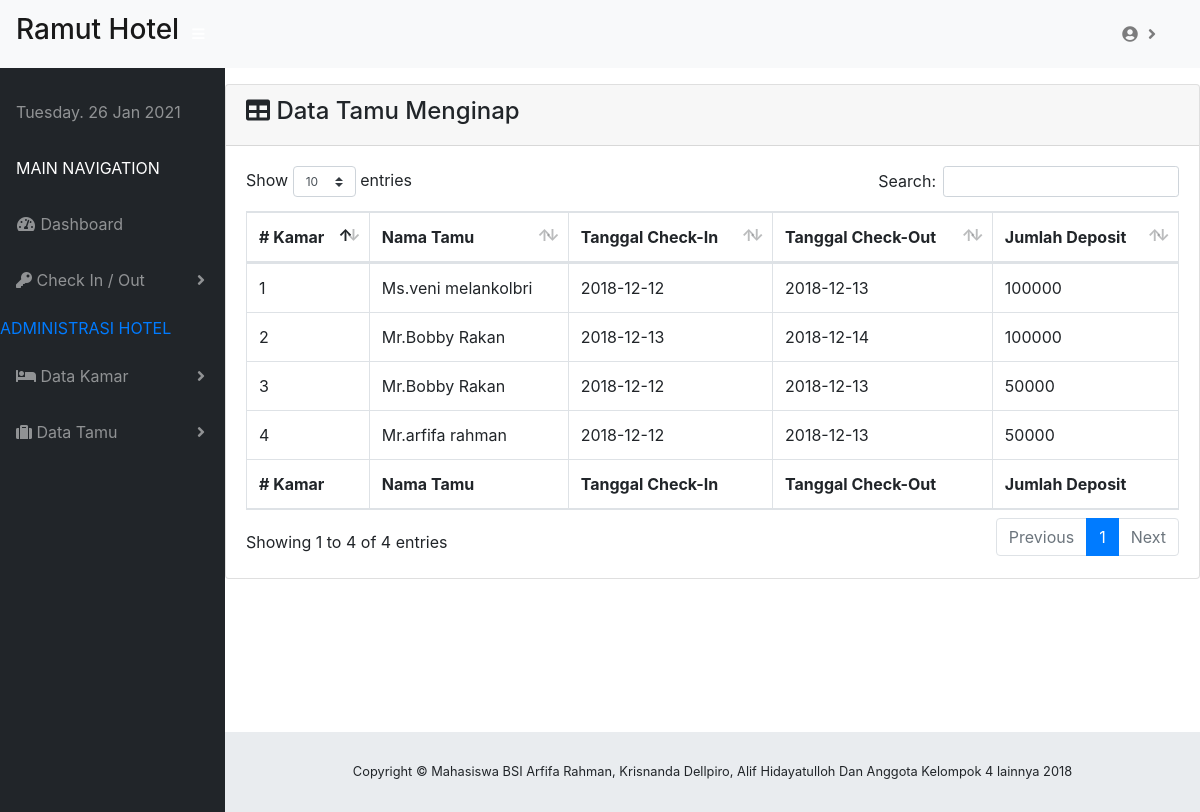
The app's page /index.php/checkin/tamu_menginap with its own data.
### tables this page shows
CREATE TABLE `transaksi_kamar` (
  `id_transaksi_kamar` int(3) NOT NULL,
  `id_user` int(3) NOT NULL,
  `nomor_invoice` varchar(20) NOT NULL,
  `tanggal` date NOT NULL,
  `id_tamu` int(3) NOT NULL,
  `id_kamar` int(3) NOT NULL,
  `jumlah_dewasa` int(3) NOT NULL,
  `jumlah_anak` int(3) NOT NULL,
  `tanggal_checkin` date NOT NULL,
  `waktu_checkin` time NOT NULL,
  `tanggal_checkout` date NOT NULL,
  `waktu_checkout` time NOT NULL,
  `total_biaya_kamar` int(20) NOT NULL,
  `deposit` int(20) NOT NULL,
  `status` varchar(50) NOT NULL DEFAULT 'CHECK IN'
);

CREATE TABLE `tamu` (
  `id_tamu` int(3) NOT NULL,
  `prefix` varchar(5) NOT NULL,
  `nama_depan` varchar(100) NOT NULL,
  `nama_belakang` varchar(100) NOT NULL,
  `tipe_identitas` varchar(20) NOT NULL,
  `nomor_identitas` varchar(20) NOT NULL,
  `warga_negara` varchar(100) NOT NULL DEFAULT 'Indonesia',
  `alamat_jalan` text NOT NULL,
  `alamat_kabupaten` varchar(100) NOT NULL,
  `alamat_provinsi` varchar(100) NOT NULL,
  `nomor_telp` varchar(15) NOT NULL,
  `email` varchar(100) NOT NULL
);

### application/controllers/Checkin.php (called while the page is built, shortened)
<?php
class Checkin extends CI_Controller {
		public function tamu_menginap(){
			$data['tamu_menginap']=$this->db->query("SELECT * FROM transaksi_kamar T, tamu TM, kamar K WHERE T.id_kamar=K.id_kamar and T.id_tamu=TM.id_tamu")->result();
			$this->load->view('page_admin/header');
			$this->load->view('page_admin/navigator');
			$this->load->view('main_navigation/v_tamumenginap',$data);
			$this->load->view('page_admin/footer');
		}
}

### index.php (called while the page is built, shortened)
<?php
require_once BASEPATH.'core/CodeIgniter.php';

### application/views/main_navigation/v_tamumenginap.php (the view)
<div class="card mb-3">
    <div class="card-header">
       <h4><i class="fas fa-table"></i>
       Data Tamu Menginap</h4></div>
    <div class="card-body">
      <div class="table-responsive">
         <table class="table table-bordered" id="example" width="100%" cellspacing="0">
                  <thead>
                    <tr>
                      <th># Kamar</th>
					  <th>Nama Tamu</th>
					  <th>Tanggal Check-In</th>
					  <th>Tanggal Check-Out</th>
					  <th>Jumlah Deposit</th>
                    </tr>
                  </thead>
                  <tfoot>
                    <tr>
                      <th># Kamar</th>
					  <th>Nama Tamu</th>
					  <th>Tanggal Check-In</th>
					  <th>Tanggal Check-Out</th>
					  <th>Jumlah Deposit</th>
                    </tr>
                  </tfoot>
                  <tbody>
                  	<?php
                  	$no=1;
                  	foreach($tamu_menginap as $tm){
                    ?>
                   <tr>
                   	<td><?php echo $no++ ?></td>
                   	<td><?php echo $tm->prefix?>.<?php echo $tm->nama_depan?>&nbsp;<?php echo $tm->nama_belakang?></td>
                   	<td><?php echo $tm->tanggal_checkin ?></td>
                   	<td><?php echo $tm->tanggal_checkout ?></td>
                   	<td><?php echo $tm->deposit ?></td>
                   </tr>
               <?php } ?>
                  </tbody>
                </table>
              </div>
            </div>
          </div>
</div>

### application/views/page_admin/header.php (shortened to what this page needs)
<!DOCTYPE html>
<html lang="en">
  <head>
    <link href="<?php echo base_url().'assets/vendor1/bootstrap/css/bootstrap.min.css'?>" rel="stylesheet">
    <link href="<?php echo base_url().'assets/vendor1/fontawesome-free/css/all.min.css'?>" rel="stylesheet" type="text/css">
    <link href="<?php echo base_url().'assets/vendor1/datatables/dataTables.bootstrap4.css'?>" rel="stylesheet">
    <link href="<?php echo base_url().'assets/css/sb-admin_login.css'?>" rel="stylesheet">
  </head>
  <body id="page-top">

### application/views/page_admin/navigator.php (shortened to what this page needs)
 <nav class="navbar navbar-expand navbar-light bg-light static-top">
     <a class="navbar-brand mr-1" href="<?php echo base_url().'admin' ?>"> <h3>Ramut Hotel</h3></a>
      <button class="btn btn-link btn-sm text-white order-1 order-sm-0" id="sidebarToggle" href="#">
        <i class="fas fa-bars"></i>
      </button>
      <ul class="navbar-nav ml-auto mr-md-3 ">
        <li class="nav-item dropdown ">
          <a class="nav-link dropdown-toggle" href="#" id="userDropdown" role="button" data-toggle="dropdown" aria-haspopup="true" aria-expanded="false">
            <i class="fas fa-user-circle fa-fw"></i><?php echo $this->session->userdata("ses_namauser"); ?>
          </a>
        </li>
      </ul>
  </nav>
    <div id="wrapper">
      <ul class="sidebar navbar-nav">
        <li class="nav-item">
          <div class="user-panel nav-link">
              <div class="pull-left info">
                <span class="small"><?php echo date('l. d M Y'); ?></span>
              </div>
            </div>
        </li>
        <li class="nav-item active">
            <a class="nav-link" href="#">
              <span>MAIN NAVIGATION</span>
            </a>
        </li>
        <li class="nav-item">
          <a class="nav-link" href="<?php echo base_url().'admin' ?>">
            <i class="fas fa-fw fa-tachometer-alt"></i>
            <span>Dashboard</span>
          </a>
        </li>
        <li class="nav-item dropdown">
          <a class="nav-link dropdown-toggle" href="#" id="pagesDropdown" role="button" data-toggle="dropdown" aria-haspopup="true" aria-expanded="false">
            <i class=" fa fa-key"></i>
            <span>Check In / Out</span>
          </a>
        </li>
            <a class="nav-link" href="#">
              <span>ADMINISTRASI HOTEL</span>
            </a>
        <li class="nav-item dropdown">
          <a class="nav-link dropdown-toggle" href="#" id="pagesDropdown" role="button" data-toggle="dropdown" aria-haspopup="true" aria-expanded="false">
            <i class=" fa fa-bed"></i>
            <span>Data Kamar</span>
          </a>
        </li>
        <li class="nav-item dropdown">
          <a class="nav-link dropdown-toggle" href="#" id="pagesDropdown" role="button" data-toggle="dropdown" aria-haspopup="true" aria-expanded="false">
            <i class=" fa fa-suitcase"></i>
            <span>Data Tamu</span>
          </a>
        </li>
      </ul>
<div id="content-wrapper">

### application/views/page_admin/footer.php (shortened to what this page needs)
        <footer class="sticky-footer">
          <div class="container my-auto">
            <div class="copyright text-center my-auto">
              <span>Copyright © Mahasiswa BSI Arfifa Rahman, Krisnanda Dellpiro, Alif Hidayatulloh Dan Anggota Kelompok 4 lainnya 2018</span>
            </div>
          </div>
        </footer>
      </div>
  </body>
</html>

### assets/css/sb-admin_login.css (style rules this page uses)
html { position: relative; min-height: 100%; }
body { height: 100%; }
#wrapper { display: -webkit-box; display: -ms-flexbox; display: flex; }
#wrapper #content-wrapper { overflow-x: hidden; width: 100%; padding-top: 1rem; padding-bottom: 80px; }
.navbar-nav .nav-item.active .nav-link { color: #fff; }
.navbar-nav .nav-item.dropdown .dropdown-toggle::after { width: 1rem; text-align: center; float: right; vertical-align: 0; border: 0; font-weight: 900; content: '\f105'; font-family: 'Font Awesome 5 Free'; }
.sidebar { width: 90px !important; background-color: #212529; min-height: calc(100vh - 56px); }
.sidebar .nav-item:last-child { margin-bottom: 1rem; }
.sidebar .nav-item .nav-link { text-align: center; padding: 0.75rem 1rem; width: 90px; }
.sidebar .nav-item .nav-link span { font-size: 0.65rem; display: block; }
.sidebar .nav-item.dropdown .dropdown-toggle::after { display: none; }
.sidebar .nav-item .nav-link { color: rgba(255, 255, 255, 0.5); }
@media (min-width: 768px) { .sidebar { width: 225px !important; } }
@media (min-width: 768px) { .sidebar .nav-item .nav-link { display: block; width: 100%; text-align: left; padding: 1rem; width: 225px; } }
@media (min-width: 768px) { .sidebar .nav-item .nav-link span { font-size: 1rem; display: inline; } }
@media (min-width: 768px) { .sidebar .nav-item.dropdown .dropdown-toggle::after { display: block; } }
:root { --input-padding-x: 0.75rem; --input-padding-y: 0.75rem; }
footer.sticky-footer { display: -webkit-box; display: -ms-flexbox; display: flex; position: absolute; right: 0; bottom: 0; width: calc(100% - 90px); height: 80px; background-color: #e9ecef; }
footer.sticky-footer .copyright { line-height: 1; font-size: 0.8rem; }
@media (min-width: 768px) { footer.sticky-footer { width: calc(100% - 225px); } }

### records on screen
transaksi_kamar: id_tamu.prefix "Ms", id_tamu.nama_depan "veni", id_tamu.nama_belakang "melankolbri", tanggal_checkin "2018-12-12", tanggal_checkout "2018-12-13", deposit "100000"
transaksi_kamar: id_tamu.prefix "Mr", id_tamu.nama_depan "Bobby", id_tamu.nama_belakang "Rakan", tanggal_checkin "2018-12-13", tanggal_checkout "2018-12-14", deposit "100000"
transaksi_kamar: id_tamu.prefix "Mr", id_tamu.nama_depan "Bobby", id_tamu.nama_belakang "Rakan", tanggal_checkin "2018-12-12", tanggal_checkout "2018-12-13", deposit "50000"
transaksi_kamar: id_tamu.prefix "Mr", id_tamu.nama_depan "arfifa", id_tamu.nama_belakang "rahman", tanggal_checkin "2018-12-12", tanggal_checkout "2018-12-13", deposit "50000"
